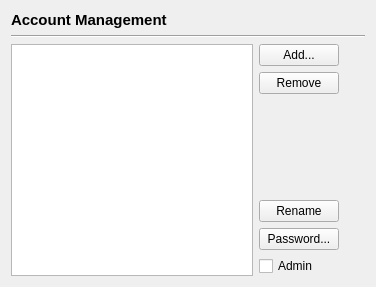
<ui version="4.0" >
 <class>AccountManagementSettingsPage</class>
 <widget class="QWidget" name="AccountManagementSettingsPage" >
  <property name="geometry" >
   <rect>
    <x>0</x>
    <y>0</y>
    <width>376</width>
    <height>287</height>
   </rect>
  </property>
  <property name="windowTitle" >
   <string/>
  </property>
  <layout class="QVBoxLayout" >
   <item>
    <widget class="QLabel" name="label" >
     <property name="text" >
      <string>&lt;html>&lt;head>&lt;meta name="qrichtext" content="1" />&lt;style type="text/css">
p, li { white-space: pre-wrap; }
&lt;/style>&lt;/head>&lt;body style=" font-family:'Trebuchet MS'; font-size:10pt; font-weight:400; font-style:normal;">
&lt;p style=" margin-top:0px; margin-bottom:0px; margin-left:0px; margin-right:0px; -qt-block-indent:0; text-indent:0px; font-family:'Bitstream Vera Sans'; font-size:11pt;">&lt;span style=" font-weight:600;">Account Management&lt;/span>&lt;/p>&lt;/body>&lt;/html></string>
     </property>
    </widget>
   </item>
   <item>
    <widget class="Line" name="line" >
     <property name="orientation" >
      <enum>Qt::Horizontal</enum>
     </property>
    </widget>
   </item>
   <item>
    <layout class="QHBoxLayout" >
     <item>
      <widget class="QListWidget" name="listWidget" />
     </item>
     <item>
      <layout class="QVBoxLayout" >
       <item>
        <widget class="QPushButton" name="pushButton_3" >
         <property name="text" >
          <string>Add...</string>
         </property>
        </widget>
       </item>
       <item>
        <widget class="QPushButton" name="pushButton_2" >
         <property name="text" >
          <string>Remove</string>
         </property>
        </widget>
       </item>
       <item>
        <spacer>
         <property name="orientation" >
          <enum>Qt::Vertical</enum>
         </property>
         <property name="sizeHint" >
          <size>
           <width>20</width>
           <height>40</height>
          </size>
         </property>
        </spacer>
       </item>
       <item>
        <widget class="QPushButton" name="pushButton" >
         <property name="text" >
          <string>Rename</string>
         </property>
        </widget>
       </item>
       <item>
        <widget class="QPushButton" name="pushButton_4" >
         <property name="text" >
          <string>Password...</string>
         </property>
        </widget>
       </item>
       <item>
        <widget class="QCheckBox" name="checkBox" >
         <property name="text" >
          <string>Admin</string>
         </property>
        </widget>
       </item>
      </layout>
     </item>
     <item>
      <spacer>
       <property name="orientation" >
        <enum>Qt::Horizontal</enum>
       </property>
       <property name="sizeHint" >
        <size>
         <width>40</width>
         <height>20</height>
        </size>
       </property>
      </spacer>
     </item>
    </layout>
   </item>
  </layout>
 </widget>
 <resources/>
 <connections/>
</ui>
